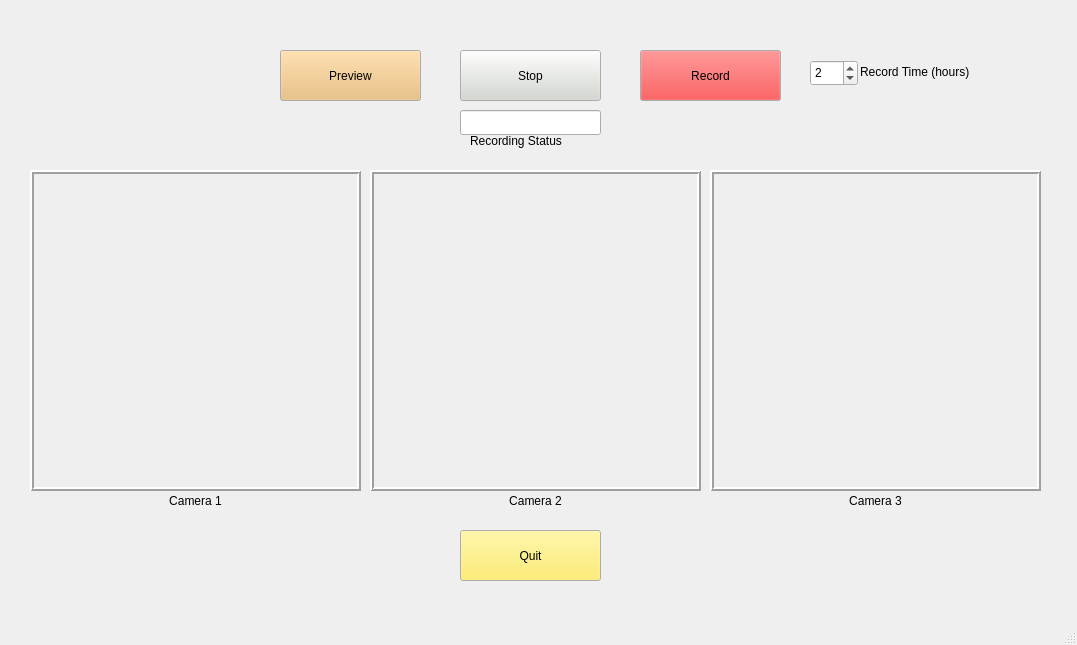
<?xml version="1.0" encoding="UTF-8"?>
<ui version="4.0">
 <class>MainWindow</class>
 <widget class="QMainWindow" name="MainWindow">
  <property name="geometry">
   <rect>
    <x>0</x>
    <y>0</y>
    <width>1077</width>
    <height>645</height>
   </rect>
  </property>
  <property name="windowTitle">
   <string>MainWindow</string>
  </property>
  <widget class="QWidget" name="centralwidget">
   <widget class="QPushButton" name="recordBtn">
    <property name="geometry">
     <rect>
      <x>640</x>
      <y>50</y>
      <width>141</width>
      <height>51</height>
     </rect>
    </property>
    <property name="palette">
     <palette>
      <active>
       <colorrole role="WindowText">
        <brush brushstyle="SolidPattern">
         <color alpha="255">
          <red>0</red>
          <green>0</green>
          <blue>0</blue>
         </color>
        </brush>
       </colorrole>
       <colorrole role="Button">
        <brush brushstyle="SolidPattern">
         <color alpha="255">
          <red>239</red>
          <green>41</green>
          <blue>41</blue>
         </color>
        </brush>
       </colorrole>
      </active>
      <inactive>
       <colorrole role="WindowText">
        <brush brushstyle="SolidPattern">
         <color alpha="255">
          <red>0</red>
          <green>0</green>
          <blue>0</blue>
         </color>
        </brush>
       </colorrole>
       <colorrole role="Button">
        <brush brushstyle="SolidPattern">
         <color alpha="255">
          <red>239</red>
          <green>41</green>
          <blue>41</blue>
         </color>
        </brush>
       </colorrole>
      </inactive>
      <disabled>
       <colorrole role="WindowText">
        <brush brushstyle="SolidPattern">
         <color alpha="255">
          <red>190</red>
          <green>190</green>
          <blue>190</blue>
         </color>
        </brush>
       </colorrole>
       <colorrole role="Button">
        <brush brushstyle="SolidPattern">
         <color alpha="255">
          <red>239</red>
          <green>41</green>
          <blue>41</blue>
         </color>
        </brush>
       </colorrole>
      </disabled>
     </palette>
    </property>
    <property name="layoutDirection">
     <enum>Qt::LeftToRight</enum>
    </property>
    <property name="text">
     <string>Record</string>
    </property>
    <property name="autoRepeatDelay">
     <number>298</number>
    </property>
   </widget>
   <widget class="QPushButton" name="stopBtn">
    <property name="geometry">
     <rect>
      <x>460</x>
      <y>50</y>
      <width>141</width>
      <height>51</height>
     </rect>
    </property>
    <property name="palette">
     <palette>
      <active>
       <colorrole role="WindowText">
        <brush brushstyle="SolidPattern">
         <color alpha="255">
          <red>0</red>
          <green>0</green>
          <blue>0</blue>
         </color>
        </brush>
       </colorrole>
       <colorrole role="Button">
        <brush brushstyle="SolidPattern">
         <color alpha="255">
          <red>211</red>
          <green>215</green>
          <blue>207</blue>
         </color>
        </brush>
       </colorrole>
      </active>
      <inactive>
       <colorrole role="WindowText">
        <brush brushstyle="SolidPattern">
         <color alpha="255">
          <red>0</red>
          <green>0</green>
          <blue>0</blue>
         </color>
        </brush>
       </colorrole>
       <colorrole role="Button">
        <brush brushstyle="SolidPattern">
         <color alpha="255">
          <red>211</red>
          <green>215</green>
          <blue>207</blue>
         </color>
        </brush>
       </colorrole>
      </inactive>
      <disabled>
       <colorrole role="WindowText">
        <brush brushstyle="SolidPattern">
         <color alpha="255">
          <red>190</red>
          <green>190</green>
          <blue>190</blue>
         </color>
        </brush>
       </colorrole>
       <colorrole role="Button">
        <brush brushstyle="SolidPattern">
         <color alpha="255">
          <red>211</red>
          <green>215</green>
          <blue>207</blue>
         </color>
        </brush>
       </colorrole>
      </disabled>
     </palette>
    </property>
    <property name="layoutDirection">
     <enum>Qt::LeftToRight</enum>
    </property>
    <property name="text">
     <string>Stop</string>
    </property>
    <property name="autoRepeatDelay">
     <number>298</number>
    </property>
   </widget>
   <widget class="QLineEdit" name="recordingStatusEdit">
    <property name="geometry">
     <rect>
      <x>460</x>
      <y>110</y>
      <width>141</width>
      <height>25</height>
     </rect>
    </property>
    <property name="alignment">
     <set>Qt::AlignCenter</set>
    </property>
    <property name="readOnly">
     <bool>true</bool>
    </property>
   </widget>
   <widget class="QLabel" name="recordingStatusLbl">
    <property name="geometry">
     <rect>
      <x>470</x>
      <y>130</y>
      <width>121</width>
      <height>21</height>
     </rect>
    </property>
    <property name="text">
     <string>Recording Status</string>
    </property>
   </widget>
   <widget class="QLabel" name="camera1ImageLbl">
    <property name="geometry">
     <rect>
      <x>30</x>
      <y>170</y>
      <width>331</width>
      <height>321</height>
     </rect>
    </property>
    <property name="frameShape">
     <enum>QFrame::Box</enum>
    </property>
    <property name="frameShadow">
     <enum>QFrame::Raised</enum>
    </property>
    <property name="lineWidth">
     <number>2</number>
    </property>
    <property name="text">
     <string/>
    </property>
    <property name="alignment">
     <set>Qt::AlignLeading|Qt::AlignLeft|Qt::AlignTop</set>
    </property>
   </widget>
   <widget class="QLabel" name="camera2ImageLbl">
    <property name="geometry">
     <rect>
      <x>370</x>
      <y>170</y>
      <width>331</width>
      <height>321</height>
     </rect>
    </property>
    <property name="frameShape">
     <enum>QFrame::Box</enum>
    </property>
    <property name="frameShadow">
     <enum>QFrame::Raised</enum>
    </property>
    <property name="lineWidth">
     <number>2</number>
    </property>
    <property name="text">
     <string/>
    </property>
    <property name="alignment">
     <set>Qt::AlignLeading|Qt::AlignLeft|Qt::AlignTop</set>
    </property>
   </widget>
   <widget class="QLabel" name="camera2Lbl">
    <property name="geometry">
     <rect>
      <x>380</x>
      <y>490</y>
      <width>311</width>
      <height>21</height>
     </rect>
    </property>
    <property name="focusPolicy">
     <enum>Qt::NoFocus</enum>
    </property>
    <property name="contextMenuPolicy">
     <enum>Qt::CustomContextMenu</enum>
    </property>
    <property name="layoutDirection">
     <enum>Qt::LeftToRight</enum>
    </property>
    <property name="frameShape">
     <enum>QFrame::NoFrame</enum>
    </property>
    <property name="text">
     <string>Camera 2</string>
    </property>
    <property name="alignment">
     <set>Qt::AlignCenter</set>
    </property>
   </widget>
   <widget class="QLabel" name="camera1Lbl">
    <property name="geometry">
     <rect>
      <x>30</x>
      <y>490</y>
      <width>331</width>
      <height>21</height>
     </rect>
    </property>
    <property name="text">
     <string>Camera 1</string>
    </property>
    <property name="alignment">
     <set>Qt::AlignCenter</set>
    </property>
   </widget>
   <widget class="QPushButton" name="quitBtn">
    <property name="geometry">
     <rect>
      <x>460</x>
      <y>530</y>
      <width>141</width>
      <height>51</height>
     </rect>
    </property>
    <property name="palette">
     <palette>
      <active>
       <colorrole role="WindowText">
        <brush brushstyle="SolidPattern">
         <color alpha="255">
          <red>0</red>
          <green>0</green>
          <blue>0</blue>
         </color>
        </brush>
       </colorrole>
       <colorrole role="Button">
        <brush brushstyle="SolidPattern">
         <color alpha="255">
          <red>252</red>
          <green>233</green>
          <blue>79</blue>
         </color>
        </brush>
       </colorrole>
      </active>
      <inactive>
       <colorrole role="WindowText">
        <brush brushstyle="SolidPattern">
         <color alpha="255">
          <red>0</red>
          <green>0</green>
          <blue>0</blue>
         </color>
        </brush>
       </colorrole>
       <colorrole role="Button">
        <brush brushstyle="SolidPattern">
         <color alpha="255">
          <red>252</red>
          <green>233</green>
          <blue>79</blue>
         </color>
        </brush>
       </colorrole>
      </inactive>
      <disabled>
       <colorrole role="WindowText">
        <brush brushstyle="SolidPattern">
         <color alpha="255">
          <red>190</red>
          <green>190</green>
          <blue>190</blue>
         </color>
        </brush>
       </colorrole>
       <colorrole role="Button">
        <brush brushstyle="SolidPattern">
         <color alpha="255">
          <red>252</red>
          <green>233</green>
          <blue>79</blue>
         </color>
        </brush>
       </colorrole>
      </disabled>
     </palette>
    </property>
    <property name="layoutDirection">
     <enum>Qt::LeftToRight</enum>
    </property>
    <property name="text">
     <string>Quit</string>
    </property>
    <property name="autoRepeatDelay">
     <number>298</number>
    </property>
   </widget>
   <widget class="QPushButton" name="previewBtn">
    <property name="geometry">
     <rect>
      <x>280</x>
      <y>50</y>
      <width>141</width>
      <height>51</height>
     </rect>
    </property>
    <property name="palette">
     <palette>
      <active>
       <colorrole role="WindowText">
        <brush brushstyle="SolidPattern">
         <color alpha="255">
          <red>0</red>
          <green>0</green>
          <blue>0</blue>
         </color>
        </brush>
       </colorrole>
       <colorrole role="Button">
        <brush brushstyle="SolidPattern">
         <color alpha="255">
          <red>233</red>
          <green>185</green>
          <blue>110</blue>
         </color>
        </brush>
       </colorrole>
      </active>
      <inactive>
       <colorrole role="WindowText">
        <brush brushstyle="SolidPattern">
         <color alpha="255">
          <red>0</red>
          <green>0</green>
          <blue>0</blue>
         </color>
        </brush>
       </colorrole>
       <colorrole role="Button">
        <brush brushstyle="SolidPattern">
         <color alpha="255">
          <red>233</red>
          <green>185</green>
          <blue>110</blue>
         </color>
        </brush>
       </colorrole>
      </inactive>
      <disabled>
       <colorrole role="WindowText">
        <brush brushstyle="SolidPattern">
         <color alpha="255">
          <red>190</red>
          <green>190</green>
          <blue>190</blue>
         </color>
        </brush>
       </colorrole>
       <colorrole role="Button">
        <brush brushstyle="SolidPattern">
         <color alpha="255">
          <red>233</red>
          <green>185</green>
          <blue>110</blue>
         </color>
        </brush>
       </colorrole>
      </disabled>
     </palette>
    </property>
    <property name="layoutDirection">
     <enum>Qt::LeftToRight</enum>
    </property>
    <property name="text">
     <string>Preview</string>
    </property>
    <property name="autoRepeatDelay">
     <number>298</number>
    </property>
   </widget>
   <widget class="QLabel" name="camera3ImageLbl">
    <property name="geometry">
     <rect>
      <x>710</x>
      <y>170</y>
      <width>331</width>
      <height>321</height>
     </rect>
    </property>
    <property name="frameShape">
     <enum>QFrame::Box</enum>
    </property>
    <property name="frameShadow">
     <enum>QFrame::Raised</enum>
    </property>
    <property name="lineWidth">
     <number>2</number>
    </property>
    <property name="text">
     <string/>
    </property>
    <property name="alignment">
     <set>Qt::AlignLeading|Qt::AlignLeft|Qt::AlignTop</set>
    </property>
   </widget>
   <widget class="QLabel" name="camera3Lbl">
    <property name="geometry">
     <rect>
      <x>720</x>
      <y>490</y>
      <width>311</width>
      <height>21</height>
     </rect>
    </property>
    <property name="focusPolicy">
     <enum>Qt::NoFocus</enum>
    </property>
    <property name="contextMenuPolicy">
     <enum>Qt::CustomContextMenu</enum>
    </property>
    <property name="layoutDirection">
     <enum>Qt::LeftToRight</enum>
    </property>
    <property name="frameShape">
     <enum>QFrame::NoFrame</enum>
    </property>
    <property name="text">
     <string>Camera 3</string>
    </property>
    <property name="alignment">
     <set>Qt::AlignCenter</set>
    </property>
   </widget>
   <widget class="QSpinBox" name="recordSpinBox">
    <property name="geometry">
     <rect>
      <x>810</x>
      <y>60</y>
      <width>48</width>
      <height>26</height>
     </rect>
    </property>
    <property name="maximum">
     <number>10</number>
    </property>
    <property name="singleStep">
     <number>1</number>
    </property>
    <property name="value">
     <number>2</number>
    </property>
    <property name="displayIntegerBase">
     <number>10</number>
    </property>
   </widget>
   <widget class="QLabel" name="label">
    <property name="geometry">
     <rect>
      <x>860</x>
      <y>56</y>
      <width>161</width>
      <height>31</height>
     </rect>
    </property>
    <property name="text">
     <string>Record Time (hours)</string>
    </property>
   </widget>
  </widget>
  <widget class="QMenuBar" name="menubar">
   <property name="geometry">
    <rect>
     <x>0</x>
     <y>0</y>
     <width>1077</width>
     <height>22</height>
    </rect>
   </property>
  </widget>
  <widget class="QStatusBar" name="statusbar"/>
 </widget>
 <resources/>
 <connections/>
</ui>
